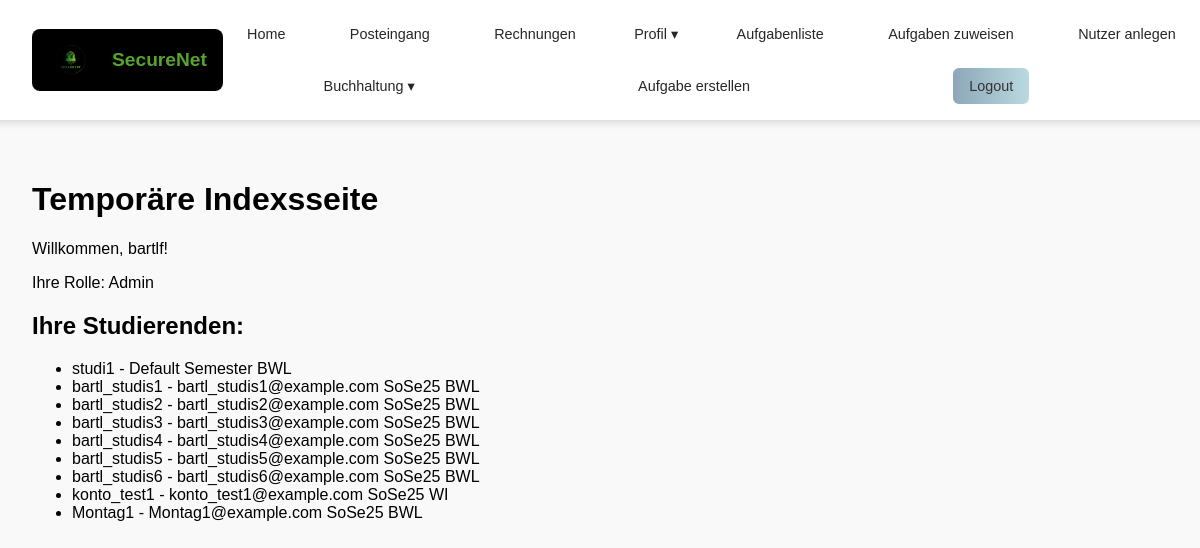
Page / (signed in) on the earlier database version.
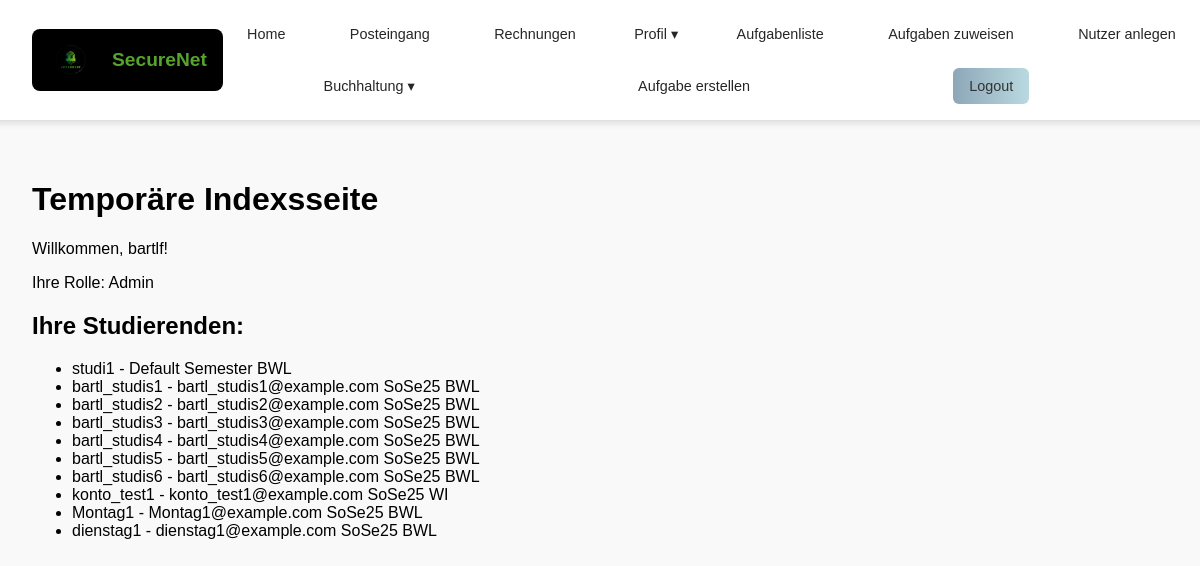
Same page on the later database version.
### users/models.py (models this page shows, shortened)
class CustomUser(AbstractUser):
    objects = CustomUserManager()
    ROLE_CHOICES = (
        ('student', 'Studierende'),
        ('teacher', 'Lehrkraft'),
    )
    role = models.CharField(max_length=10, choices=ROLE_CHOICES, default='student')
    professor = models.ForeignKey(
        'self',
        null=True, blank=True,
        limit_choices_to={'role': 'teacher'},
        on_delete=models.SET_NULL,
        related_name='students'
    )
    semester = models.ForeignKey(Semester, null = True, on_delete=models.CASCADE, default = 1)
    studiengang = models.ForeignKey(
        Studiengang,
        on_delete=models.CASCADE,
        null=True, blank=True,  # Allow empty reference initially
        related_name='students'  # Optional but recommended for clarity
    )
    unternehmen = models.ForeignKey(
        Unternehmen,
        on_delete=models.SET_NULL,
        null=True, blank=True,
        related_name="studierende"
    )
    display_name = models.CharField(max_length=150, blank=True, null=True)
    nutzergruppe = models.IntegerField(null=True, blank=True)  # Kann für Lehrer None sein

class Semester(models.Model):
    name = models.CharField(max_length=10, unique=True)
    def __str__(self):
        return self.name

class Studiengang(models.Model):
    name = models.CharField(max_length=100, unique=True)
    def __str__(self):
        return self.name

### young_wolf/views.py (the view)
# urls.py: path('', views.index, name = 'index'),
@login_required(login_url="/users/login/")
def index(request):
    students = request.user.students.all() if request.user.role == 'teacher' else None
    return render(request, 'index.html', {'students': students})

### templates/index.html (shortened to what this page needs)
{% extends 'master_layout.html' %}
{% load static %}
{% block content %}
    <h1>Temporäre Indexsseite</h1>
    <p>Willkommen, {{ user.username }}!</p>
    {% if user.is_superuser %}
        <p>Ihre Rolle: Admin</p>
    {% else %}
        <p>Ihre Rolle: {{ user.get_role_display }}</p>
    {% endif %}
    {% if user.role == 'teacher' %}
        <h2>Ihre Studierenden:</h2>
        {% if students %}
            <ul>
            {% for student in students %}
                <li>{{ student.username }} - {{ student.email }} {{student.semester}} {{student.studiengang}}</li>
            {% endfor %}
            </ul>
        {% else %}
            <p>Sie haben derzeit keine Studierenden unter Ihrer Betreuung.</p>
        {% endif %}
    {% endif %}
{% endblock %}

Differences in the rows shown:
added CustomUser: username "dienstag1", email "dienstag1@example.com", semester "SoSe25", studiengang "BWL"
